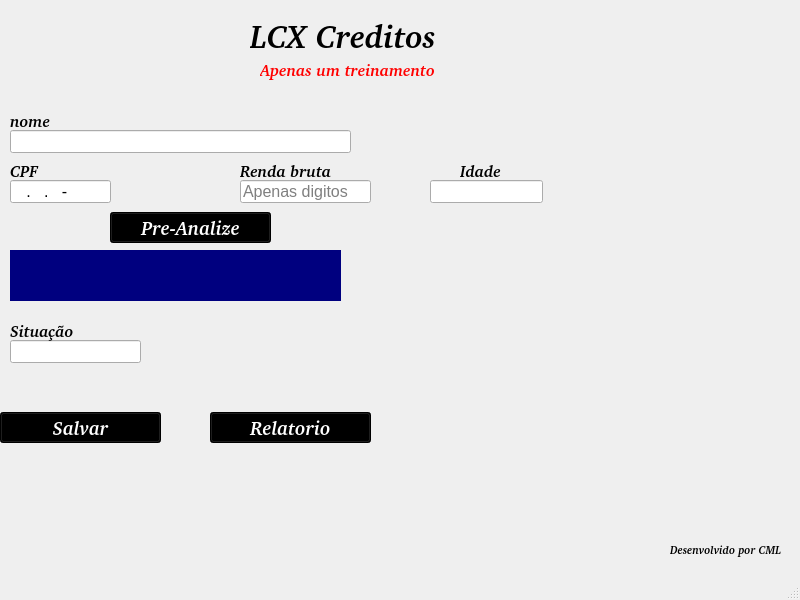
<?xml version="1.0" encoding="UTF-8"?>
<ui version="4.0">
 <class>MainWindow</class>
 <widget class="QMainWindow" name="MainWindow">
  <property name="geometry">
   <rect>
    <x>0</x>
    <y>0</y>
    <width>800</width>
    <height>600</height>
   </rect>
  </property>
  <property name="font">
   <font>
    <pointsize>12</pointsize>
   </font>
  </property>
  <property name="windowTitle">
   <string>MainWindow</string>
  </property>
  <widget class="QWidget" name="centralwidget">
   <widget class="QLabel" name="label">
    <property name="geometry">
     <rect>
      <x>250</x>
      <y>10</y>
      <width>251</width>
      <height>51</height>
     </rect>
    </property>
    <property name="font">
     <font>
      <family>URW Bookman [UKWN]</family>
      <pointsize>24</pointsize>
      <weight>75</weight>
      <italic>true</italic>
      <bold>true</bold>
     </font>
    </property>
    <property name="mouseTracking">
     <bool>false</bool>
    </property>
    <property name="autoFillBackground">
     <bool>true</bool>
    </property>
    <property name="lineWidth">
     <number>3</number>
    </property>
    <property name="text">
     <string>LCX Creditos</string>
    </property>
    <property name="scaledContents">
     <bool>false</bool>
    </property>
   </widget>
   <widget class="QLabel" name="label_2">
    <property name="geometry">
     <rect>
      <x>260</x>
      <y>60</y>
      <width>221</width>
      <height>20</height>
     </rect>
    </property>
    <property name="font">
     <font>
      <family>URW Bookman [UKWN]</family>
      <pointsize>12</pointsize>
      <weight>75</weight>
      <italic>true</italic>
      <bold>true</bold>
     </font>
    </property>
    <property name="styleSheet">
     <string notr="true">color: rgb(255, 0, 0)</string>
    </property>
    <property name="text">
     <string>Apenas um treinamento</string>
    </property>
   </widget>
   <widget class="QLabel" name="label_3">
    <property name="geometry">
     <rect>
      <x>10</x>
      <y>110</y>
      <width>71</width>
      <height>21</height>
     </rect>
    </property>
    <property name="font">
     <font>
      <family>URW Bookman [UKWN]</family>
      <pointsize>12</pointsize>
      <weight>75</weight>
      <italic>true</italic>
      <bold>true</bold>
     </font>
    </property>
    <property name="styleSheet">
     <string notr="true"/>
    </property>
    <property name="text">
     <string>nome</string>
    </property>
   </widget>
   <widget class="QLineEdit" name="lineNOME">
    <property name="geometry">
     <rect>
      <x>10</x>
      <y>130</y>
      <width>341</width>
      <height>23</height>
     </rect>
    </property>
    <property name="font">
     <font>
      <pointsize>12</pointsize>
     </font>
    </property>
   </widget>
   <widget class="QLabel" name="label_4">
    <property name="geometry">
     <rect>
      <x>670</x>
      <y>540</y>
      <width>131</width>
      <height>20</height>
     </rect>
    </property>
    <property name="font">
     <font>
      <family>URW Bookman [UKWN]</family>
      <pointsize>8</pointsize>
      <weight>75</weight>
      <italic>true</italic>
      <bold>true</bold>
     </font>
    </property>
    <property name="styleSheet">
     <string notr="true"/>
    </property>
    <property name="text">
     <string>Desenvolvido por CML</string>
    </property>
   </widget>
   <widget class="QLabel" name="label_5">
    <property name="geometry">
     <rect>
      <x>10</x>
      <y>160</y>
      <width>71</width>
      <height>21</height>
     </rect>
    </property>
    <property name="font">
     <font>
      <family>URW Bookman [UKWN]</family>
      <pointsize>12</pointsize>
      <weight>75</weight>
      <italic>true</italic>
      <bold>true</bold>
     </font>
    </property>
    <property name="styleSheet">
     <string notr="true"/>
    </property>
    <property name="text">
     <string>CPF</string>
    </property>
   </widget>
   <widget class="QLineEdit" name="lineCPF">
    <property name="geometry">
     <rect>
      <x>10</x>
      <y>180</y>
      <width>101</width>
      <height>23</height>
     </rect>
    </property>
    <property name="font">
     <font>
      <pointsize>12</pointsize>
     </font>
    </property>
    <property name="inputMask">
     <string>000.000.000-00</string>
    </property>
   </widget>
   <widget class="QLabel" name="label_6">
    <property name="geometry">
     <rect>
      <x>460</x>
      <y>160</y>
      <width>51</width>
      <height>21</height>
     </rect>
    </property>
    <property name="font">
     <font>
      <family>URW Bookman [UKWN]</family>
      <pointsize>12</pointsize>
      <weight>75</weight>
      <italic>true</italic>
      <bold>true</bold>
     </font>
    </property>
    <property name="styleSheet">
     <string notr="true"/>
    </property>
    <property name="text">
     <string>Idade</string>
    </property>
   </widget>
   <widget class="QLabel" name="label_7">
    <property name="geometry">
     <rect>
      <x>240</x>
      <y>160</y>
      <width>111</width>
      <height>21</height>
     </rect>
    </property>
    <property name="font">
     <font>
      <family>URW Bookman [UKWN]</family>
      <pointsize>12</pointsize>
      <weight>75</weight>
      <italic>true</italic>
      <bold>true</bold>
     </font>
    </property>
    <property name="styleSheet">
     <string notr="true"/>
    </property>
    <property name="text">
     <string>Renda bruta</string>
    </property>
   </widget>
   <widget class="QLineEdit" name="lineRendaBruta">
    <property name="geometry">
     <rect>
      <x>240</x>
      <y>180</y>
      <width>131</width>
      <height>23</height>
     </rect>
    </property>
    <property name="font">
     <font>
      <pointsize>12</pointsize>
     </font>
    </property>
    <property name="placeholderText">
     <string>Apenas digitos</string>
    </property>
   </widget>
   <widget class="QLineEdit" name="lineSitucao">
    <property name="geometry">
     <rect>
      <x>10</x>
      <y>340</y>
      <width>131</width>
      <height>23</height>
     </rect>
    </property>
    <property name="font">
     <font>
      <pointsize>12</pointsize>
     </font>
    </property>
   </widget>
   <widget class="QLabel" name="label_8">
    <property name="geometry">
     <rect>
      <x>10</x>
      <y>320</y>
      <width>111</width>
      <height>21</height>
     </rect>
    </property>
    <property name="font">
     <font>
      <family>URW Bookman [UKWN]</family>
      <pointsize>12</pointsize>
      <weight>75</weight>
      <italic>true</italic>
      <bold>true</bold>
     </font>
    </property>
    <property name="styleSheet">
     <string notr="true"/>
    </property>
    <property name="text">
     <string>Situação</string>
    </property>
   </widget>
   <widget class="QPushButton" name="pre_analize">
    <property name="geometry">
     <rect>
      <x>110</x>
      <y>212</y>
      <width>161</width>
      <height>31</height>
     </rect>
    </property>
    <property name="font">
     <font>
      <family>URW Gothic [UKWN]</family>
      <pointsize>14</pointsize>
      <weight>75</weight>
      <italic>true</italic>
      <bold>true</bold>
     </font>
    </property>
    <property name="styleSheet">
     <string notr="true">color: rgb(255, 255, 255);
background-color: rgb(0, 0, 0);</string>
    </property>
    <property name="text">
     <string>Pre-Analize</string>
    </property>
   </widget>
   <widget class="QLabel" name="label_9">
    <property name="geometry">
     <rect>
      <x>130</x>
      <y>250</y>
      <width>121</width>
      <height>41</height>
     </rect>
    </property>
    <property name="font">
     <font>
      <family>URW Bookman [UKWN]</family>
      <pointsize>14</pointsize>
      <weight>75</weight>
      <bold>true</bold>
     </font>
    </property>
    <property name="text">
     <string/>
    </property>
    <property name="alignment">
     <set>Qt::AlignCenter</set>
    </property>
   </widget>
   <widget class="QPushButton" name="salvar">
    <property name="geometry">
     <rect>
      <x>0</x>
      <y>412</y>
      <width>161</width>
      <height>31</height>
     </rect>
    </property>
    <property name="font">
     <font>
      <family>URW Gothic [UKWN]</family>
      <pointsize>14</pointsize>
      <weight>75</weight>
      <italic>true</italic>
      <bold>true</bold>
     </font>
    </property>
    <property name="styleSheet">
     <string notr="true">color: rgb(255, 255, 255);
background-color: rgb(0, 0, 0);</string>
    </property>
    <property name="text">
     <string>Salvar</string>
    </property>
   </widget>
   <widget class="QPushButton" name="relatorio">
    <property name="geometry">
     <rect>
      <x>210</x>
      <y>412</y>
      <width>161</width>
      <height>31</height>
     </rect>
    </property>
    <property name="font">
     <font>
      <family>URW Gothic [UKWN]</family>
      <pointsize>14</pointsize>
      <weight>75</weight>
      <italic>true</italic>
      <bold>true</bold>
     </font>
    </property>
    <property name="styleSheet">
     <string notr="true">color: rgb(255, 255, 255);
background-color: rgb(0, 0, 0);</string>
    </property>
    <property name="text">
     <string>Relatorio</string>
    </property>
   </widget>
   <widget class="QLineEdit" name="lineIdade">
    <property name="geometry">
     <rect>
      <x>430</x>
      <y>180</y>
      <width>113</width>
      <height>23</height>
     </rect>
    </property>
   </widget>
   <widget class="QLabel" name="Resposta">
    <property name="geometry">
     <rect>
      <x>10</x>
      <y>250</y>
      <width>331</width>
      <height>51</height>
     </rect>
    </property>
    <property name="styleSheet">
     <string notr="true">background-color: rgb(0, 0, 127);
color: rgb(255, 0, 0);</string>
    </property>
    <property name="text">
     <string/>
    </property>
   </widget>
  </widget>
  <widget class="QMenuBar" name="menubar">
   <property name="geometry">
    <rect>
     <x>0</x>
     <y>0</y>
     <width>800</width>
     <height>24</height>
    </rect>
   </property>
  </widget>
  <widget class="QStatusBar" name="statusbar"/>
 </widget>
 <resources/>
 <connections/>
</ui>
